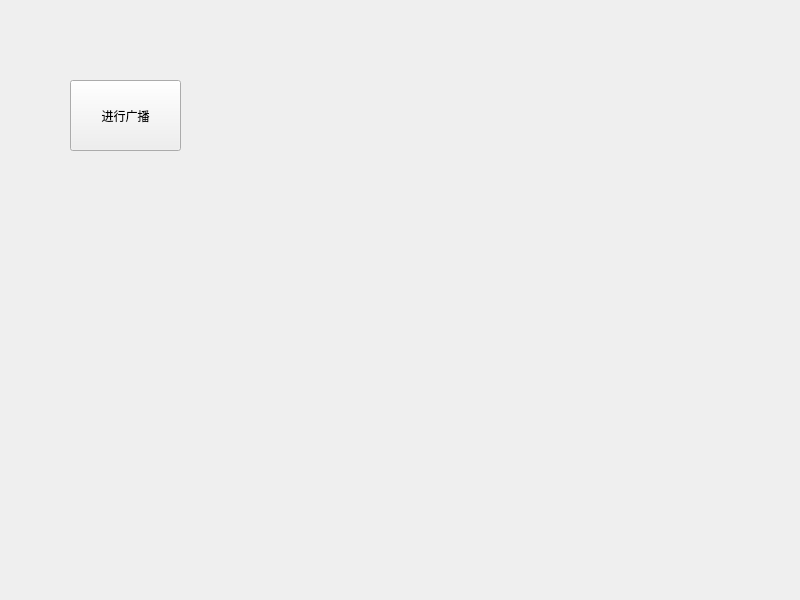
<?xml version="1.0" encoding="UTF-8"?>
<ui version="4.0">
 <class>Widget</class>
 <widget class="QWidget" name="Widget">
  <property name="geometry">
   <rect>
    <x>0</x>
    <y>0</y>
    <width>800</width>
    <height>600</height>
   </rect>
  </property>
  <property name="windowTitle">
   <string>Widget</string>
  </property>
  <widget class="QPushButton" name="pushButton">
   <property name="geometry">
    <rect>
     <x>70</x>
     <y>80</y>
     <width>111</width>
     <height>71</height>
    </rect>
   </property>
   <property name="text">
    <string>进行广播</string>
   </property>
  </widget>
 </widget>
 <resources/>
 <connections/>
</ui>
